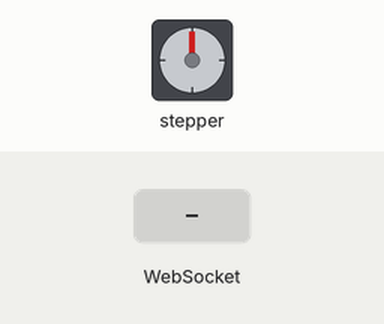
Simulated run of this sketch. Board: ESP32. Parts: stepper motor. The test bench sets the inputs (shaded band). WiFi joins after 1.5 s; servers stay silent unless stated; random numbers use the default seed unless the sketch sets one; stepper angles assume 6400 steps per turn; what the sketch prints to the serial monitor is not drawn.

Above: at 2.7 s.
2.8 s: WebSocket text "1" received
At 2.96 s:
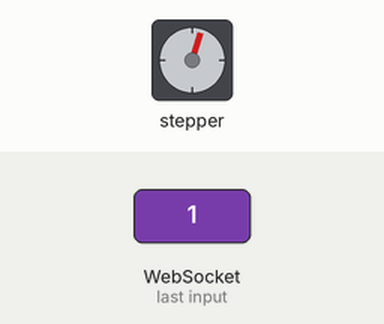
At 3.87 s:
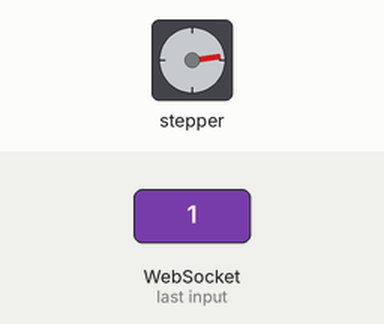
5.8 s: WebSocket text "0" received
At 6.55 s:
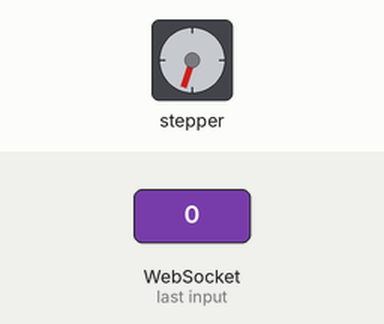
Timing chart, 0 to 8.8 s (numbered marks = the images above; inputs shaded):
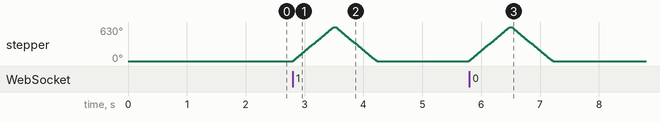

The sketch:

SweetsDispenserWithWebServer_Make.ino
```cpp
// ---------------------------------------------------------------------------------------
//
// Code for Math-o-Mat (M&Ms dispenser). The code generates a Webpage with Websocket connection.
// Random numbers are generated for a Math-quiz. Correct answers will enable the stepper-motor to dispense M&Ms from the storage.
// The code, written by Bernd Heisterkamp is based on the esp-websocket tutorial written by mo thunderz (https://www.youtube.com/watch?v=15X0WvGaVg8)
//
// For installation, the following libraries need to be installed:
// Websockets by Markus Sattler (can be tricky to find -> search for "Arduino Websockets"
// Stepper motor driver library A4988.h -> https://github.com/laurb9/StepperDriver/blob/master/src/A4988.h
// Arduino Json Library ArduinoJson.h -> Search libraries for ArduinoJson by Benoit Blanchon
// Library to connect to multiple Wifi-networks WifiMulti.h -> https://github.com/espressif/arduino-esp32/blob/master/libraries/WiFi/src/WiFiMulti.h

//
// ---------------------------------------------------------------------------------------

#include <WiFi.h>                 // needed to connect to WiFi
#include <WiFiMulti.h>            // allows definition of multiple wifi networks

#include <WebServer.h>            // needed to create a simple webserver
#include <WebSocketsServer.h>     // needed for instant communication between client and server through Websockets
#include <ArduinoJson.h>          // needed to convert and de-convert data into json format for easy web-socket communication
#include "A4988.h"                // needed to smoothly control the stepper motor with acceleration and decelleration

#define MOTOR_STEPS 400           // Defines the full-steps per resolution for the stepper-motor
#define MOTOR_ACCEL 2000          // Acceleration and deceleration values are always in FULL steps / s^2
#define MOTOR_DECEL 2000
#define MICROSTEPS 16             // Microstepping mode.

// The following definitions define the IO-ports to control the stepper-driver
#define DIR 2                     // Stepper motor direction
#define STEP 4                    // Stepper motor stepping pulse
#define ENABLE 17                 // Pin to enable stepper-motor, low = active (!)
#define MS1 14                    // Microstepping mode switch 1
#define MS2 16                    // Microstepping mode switch 2
#define MS3 27                    // Microstepping mode switch 3

#define STEPS_EINELINSE -1281     // Steps to dispense a single M&M

A4988 stepper(MOTOR_STEPS, DIR, STEP, ENABLE, MS1, MS2, MS3);
int RPM = 150;              // Target RPM for cruise speed
bool bolNewGame = false;    //
WiFiMulti wifiMulti;

// The String below "webpage" contains the complete HTML code that is sent to the client whenever someone connects to the webserver.
// It has been compressed using https://www.textfixer.com/html/compress-html-compression.php
// Make sure the HTML-code does not contain any double-quotes
String webpage = "<p>&nbsp;</p><p>&nbsp;</p><h1>Train your Brain !</h1><table><thead><tr><td><h4>No1</h4></td><td><h4>...</h4></td><td><h4>&nbsp;No2</h4></td><td><h4>=</h4></td><td><h4></h4></td><td><h4>Result</h4></td></tr></thead><tbody><tr><td style='text-align: center;'><p><strong><span id='sum1'>-</span></strong></p></td><td style='text-align: center;'><p><strong>+</strong></p></td><td style='text-align: center;'><p><strong><span id='sum2'>-</span></strong></p></td><td style='text-align: center;'><p><strong>=</strong></p></td><td><td><input type='number' name='lsgAdd' id='lsgAdd' max='9999' min='-9999' step='1'></td></td></tr><tr><td style='text-align: center;'><p><strong><span id='sub1'>-</span></strong></p></td><td style='text-align: center;'><p><strong>-</strong></p></td><td style='text-align: center;'><p><strong><span id='sub2'>-</span></strong></p></td><td style='text-align: center;'><p><strong>=</strong></p></td><td><td><input type='number' name='lsgSub' id='lsgSub' max='9999' min='-9999' step='1'></td></td></tr><tr><td style='text-align: center;'><p><strong><span id='prod1'>-</span></strong></p></td><td style='text-align: center;'><p><strong>*</strong></p></td><td style='text-align: center;'><p><strong><span id='prod2'>-</span></strong></p></td><td style='text-align: center;'><p><strong>=</strong></p></td><td><td><input type='number' name='lsgProd' id='lsgProd' max='9999' min='-9999' step='1'></td></td></tr><tr><td style='text-align: center;'><p><strong><span id='div1'>-</span></strong></p></td><td style='text-align: center;'><p><strong>/</strong></p></td><td style='text-align: center;'><p><strong><span id='div2'>-</span></strong></p></td><td style='text-align: center;'><p><strong>=</strong></p></td><td><td><input type='number' name='lsgDiv' id='lsgDiv' max='9999' min='-9999' step='1'></td></td></tr></tbody></table><p><button id='BTN_CHECK' type='button'>Check result </button></p><p><button id='BTN_SEND_BACK' type='button' hidden>Continue </button></p><script> var Socket; var obj; var CorrectAnswers; document.getElementById('BTN_CHECK').addEventListener('click', button_check_result); document.getElementById('BTN_SEND_BACK').addEventListener('click', button_send_back); function init() { Socket = new WebSocket('ws://' + window.location.hostname + ':81/'); Socket.onmessage = function(event) { processCommand(event); }; } function button_check_result() {CorrectAnswers = 0;document.getElementById('lsgAdd').setAttribute('disabled', '');document.getElementById('lsgSub').setAttribute('disabled', ''); document.getElementById('lsgProd').setAttribute('disabled', '');document.getElementById('lsgDiv').setAttribute('disabled', '');if (document.getElementById('lsgAdd').value == obj.LSGadd){CorrectAnswers += 1;document.getElementById('lsgAdd').style.color = 'green';} else {document.getElementById('lsgAdd').style.color = 'red';}if (document.getElementById('lsgSub').value == obj.LSGsub){CorrectAnswers += 1;document.getElementById('lsgSub').style.color = 'green';} else {document.getElementById('lsgSub').style.color = 'red';}if (document.getElementById('lsgProd').value == obj.LSGprod){CorrectAnswers += 1;document.getElementById('lsgProd').style.color = 'green';} else {document.getElementById('lsgProd').style.color = 'red';}if (document.getElementById('lsgDiv').value == obj.LSGdiv){CorrectAnswers += 1;document.getElementById('lsgDiv').style.color = 'green';} else {document.getElementById('lsgDiv').style.color = 'red';} console.log(CorrectAnswers);document.getElementById('BTN_CHECK').setAttribute('hidden', 'hidden');document.getElementById('BTN_SEND_BACK').removeAttribute('hidden'); } function button_send_back() { var loesungen = {count: CorrectAnswers,};ResetCounter = 0;document.getElementById('lsgAdd').value = '';document.getElementById('lsgSub').value = '';document.getElementById('lsgProd').value = '';document.getElementById('lsgDiv').value = '';document.getElementById('lsgAdd').style.color = 'black';document.getElementById('lsgSub').style.color = 'black';document.getElementById('lsgProd').style.color = 'black';document.getElementById('lsgDiv').style.color = 'black'; console.log(JSON.stringify(loesungen)); Socket.send(JSON.stringify(loesungen));document.getElementById('BTN_CHECK').removeAttribute('hidden');document.getElementById('BTN_SEND_BACK').setAttribute('hidden', 'hidden'); } function processCommand(event) {obj = JSON.parse(event.data); document.getElementById('sum1').innerHTML = obj.sum1; document.getElementById('sum2').innerHTML = obj.sum2; document.getElementById('sub1').innerHTML = obj.sub1; document.getElementById('sub2').innerHTML = obj.sub2; document.getElementById('prod1').innerHTML = obj.prod1; document.getElementById('prod2').innerHTML = obj.prod2; document.getElementById('div1').innerHTML = obj.div1; document.getElementById('div2').innerHTML = obj.div2;document.getElementById('lsgAdd').removeAttribute('disabled', '');document.getElementById('lsgSub').removeAttribute('disabled', ''); document.getElementById('lsgProd').removeAttribute('disabled', '');document.getElementById('lsgDiv').removeAttribute('disabled', ''); console.log(obj.sum1); console.log(obj.sum2); } window.onload = function(event) { init(); }</script></html>";

StaticJsonDocument<250> doc_tx;                       // Data send to WebPage
StaticJsonDocument<250> doc_rx;                       // Data received from WebPage

// Initialization of webserver and websocket
WebServer server(80);                                 // the server uses port 80 (standard port for webpages
WebSocketsServer webSocket = WebSocketsServer(81);    // the websocket uses port 81 (standard port for websockets

void setup() {
  Serial.begin(115200);                               // init serial port for debugging
  unsigned long currentMillis = millis(); // call millis  and Get snapshot of time
  stepper.begin(RPM, MICROSTEPS);
  // Activate enable-pin on stepper-driver
  stepper.setEnableActiveState(LOW);
  /*
   * Set LINEAR_SPEED (accelerated) profile.
   */
  stepper.setSpeedProfile(stepper.LINEAR_SPEED, MOTOR_ACCEL, MOTOR_DECEL);
  stepper.disable();                                  // Disable stepper, it is only activated when dispensing M&Ms
  randomSeed(analogRead(0));                          // Assure truely random numbers

  // Add a line for each Wifi-network you'd like to connect to (e.g. Home, Fablab, Mobile-phone hotspot, etc.)
  wifiMulti.addAP("SSID-Network1", "Password1");
  wifiMulti.addAP("SSID-Network2", "Password2");
  wifiMulti.addAP("SSID-Network3", "Password3");
  wifiMulti.addAP("SSID-Network4", "Password4");
  Serial.println("Establishing connection to WiFi ");           // print SSID to the serial interface for debugging

  while (wifiMulti.run() != WL_CONNECTED) {             // wait until WiFi is connected
    delay(1000);
    Serial.print(".");
  }
  Serial.print("Connected to network with IP address: ");
  Serial.println(WiFi.localIP());                     // show IP address that the ESP32 has received from router

  server.on("/", []() {                               // define here what the webserver needs to do
    server.send(200, "text\html", webpage);           //    -> it needs to send out the HTML string "webpage" to the client
  });
  server.begin();                                     // start server
  webSocket.begin();                                  // start websocket
  webSocket.onEvent(webSocketEvent);                  // define a callback function
                                                      // -> what does the ESP32 need to do when an event from the websocket is received?
                                                      // -> run function "webSocketEvent()"
}

void loop() {
  server.handleClient();                              // Needed for the webserver to handle all clients
  if (bolNewGame == true) {
    newNumbers();
  }
  webSocket.loop();                                   // Update function for the webSockets
}

void TurnWheel(int count){
  Serial.println("Correct Answers = " + String(count));
  stepper.enable();
  if (count == 4) {
    // With 4 correct answers dispens 2 M&Ms
    stepper.rotate(2 * STEPS_EINELINSE);
  } else if (count == 3) {
    // With 3 correct answers dispens 1 M&M
    stepper.rotate(1 * STEPS_EINELINSE);
  }
  else {
    // Mocking the user with a short left-right rotation
    stepper.rotate(-0.5 * STEPS_EINELINSE);
    stepper.rotate(0.5 * STEPS_EINELINSE);
  }
  stepper.disable(); // Disable the stepper to save power.
}

void newNumbers(){
  bolNewGame = false;
  JsonObject object = doc_tx.to<JsonObject>(); //Define a JSON-object which is later filled with the new quiz-numbers
  String jsonString = "";

  // Generate random numbers for Math-quiz calculations and calculate correct solutions
  // Change random upper and lower range to make calculations more or less difficult
  long div1 = random(30,70);
  long div2 = div1;
  while (div1/div2 < 3){
    div2 = random(4,50);
  }
  div1 = div1 - (div1 % div2);
  long sum1 = random(-100,100);
  long sum2 = random(-100,100);
  long sub1 = random(-100,100);
  long sub2 = random(-100,100);
  long prod1 = random(3,20);
  long prod2 = random(3,50);
  long LSGadd = sum1 + sum2;
  long LSGsub = sub1 - sub2;
  long LSGprod = prod1 * prod2;
  long LSGdiv = div1 / div2;
  // Add generated numbers and solutions to JSON-object
  object ["sum1"] = sum1;
  object ["sum2"] = sum2;
  object ["LSGadd"] = LSGadd;
  object ["sub1"] = sub1;
  object ["sub2"] = sub2;
  object ["LSGsub"] = LSGsub;
  object ["prod1"] = prod1;
  object ["prod2"] = prod2;
  object ["LSGprod"] = LSGprod;
  object ["div1"] = div1;
  object ["div2"] = div2;
  object ["LSGdiv"] = LSGdiv;
  serializeJson(doc_tx, jsonString);
  Serial.println(jsonString);
  webSocket.broadcastTXT(jsonString); //Transfer numbers to web-page

}
void webSocketEvent(byte num, WStype_t type, uint8_t * payload, size_t length) {      // the parameters of this callback function are always the same -> num: id of the client who send the event, type: type of message, payload: actual data sent and length: length of payload
  switch (type) {                                     // switch on the type of information sent
    case WStype_DISCONNECTED:                         // if a client is disconnected, then type == WStype_DISCONNECTED
      Serial.println("Client " + String(num) + " disconnected");
      break;
    case WStype_CONNECTED:                            // if a client is connected, then type == WStype_CONNECTED
      Serial.println("Client " + String(num) + " connected");
      newNumbers(); // As soon as a client connects, new numbers are generated for the quiz.
      break;
    case WStype_TEXT:                                 // if a client has sent data, then type == WStype_TEXT
      DeserializationError error = deserializeJson(doc_rx, payload);
      if(error) {
        Serial.print("Deserialization failed");
        return;
      }
      else {
          const int g_count = doc_rx["count"];        // Count contains the number of correct answers (should be 4)
          TurnWheel(g_count);
          bolNewGame = true;
      }
      Serial.println("");
      break;
  }

}
```

Measured:
- after the input at 2.8 s, stepper: turns 630° clockwise in 0.68 s, then 630° counter-clockwise in 0.70 s
- after the input at 5.8 s, stepper: turns 630° clockwise in 0.68 s, then 630° counter-clockwise in 0.70 s
